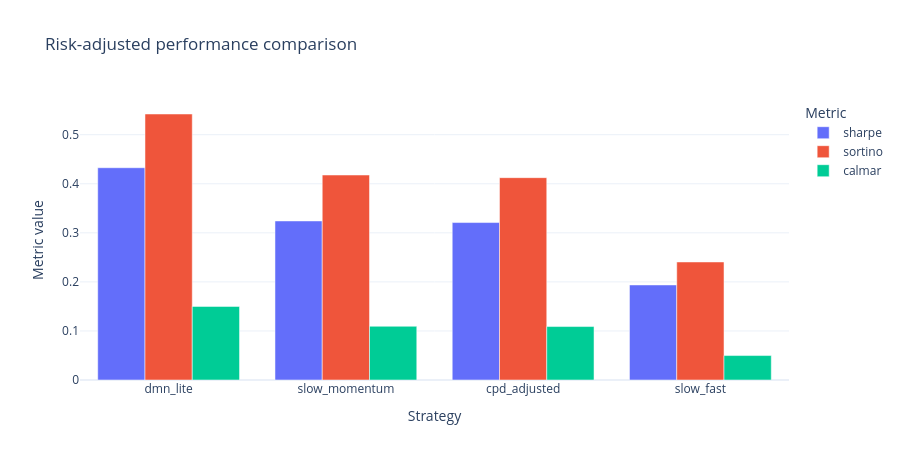

Source (notebook cell):
### Markdown cell above
## Comparable Metrics

These charts are designed for the report: they compare risk-adjusted performance, downside risk and average exposure in one place.

### Code cell
metric_long = summary.melt(
    id_vars="strategy",
    value_vars=["sharpe", "sortino", "calmar"],
    var_name="metric",
    value_name="value",
)
fig = px.bar(
    metric_long,
    x="strategy",
    y="value",
    color="metric",
    barmode="group",
    title="Risk-adjusted performance comparison",
    labels={"strategy": "Strategy", "value": "Metric value", "metric": "Metric"},
)
fig.update_layout(template="plotly_white", height=460)
fig.show()

### Figure 1 — Plotly figure (JSON) as saved in the notebook; plotly's stock layout.template omitted (floating-point values rounded to 4 significant figures)
{"data": [{"alignmentgroup": "True", "hovertemplate": "Metric=sharpe<br>Strategy=%{x}<br>Metric value=%{y}<extra></extra>", "legendgroup": "sharpe", "marker": {"color": "#636efa", "pattern": {"shape": ""}}, "name": "sharpe", "offsetgroup": "sharpe", "orientation": "v", "showlegend": true, "textposition": "auto", "type": "bar", "x": ["dmn_lite", "slow_momentum", "cpd_adjusted", "slow_fast"], "xaxis": "x", "y": [0.4327, 0.3242, 0.3209, 0.1937], "yaxis": "y"}, {"alignmentgroup": "True", "hovertemplate": "Metric=sortino<br>Strategy=%{x}<br>Metric value=%{y}<extra></extra>", "legendgroup": "sortino", "marker": {"color": "#EF553B", "pattern": {"shape": ""}}, "name": "sortino", "offsetgroup": "sortino", "orientation": "v", "showlegend": true, "textposition": "auto", "type": "bar", "x": ["dmn_lite", "slow_momentum", "cpd_adjusted", "slow_fast"], "xaxis": "x", "y": [0.5422, 0.4178, 0.4124, 0.2406], "yaxis": "y"}, {"alignmentgroup": "True", "hovertemplate": "Metric=calmar<br>Strategy=%{x}<br>Metric value=%{y}<extra></extra>", "legendgroup": "calmar", "marker": {"color": "#00cc96", "pattern": {"shape": ""}}, "name": "calmar", "offsetgroup": "calmar", "orientation": "v", "showlegend": true, "textposition": "auto", "type": "bar", "x": ["dmn_lite", "slow_momentum", "cpd_adjusted", "slow_fast"], "xaxis": "x", "y": [0.15, 0.1095, 0.1089, 0.04985], "yaxis": "y"}], "layout": {"barmode": "group", "height": 460, "legend": {"title": {"text": "Metric"}, "tracegroupgap": 0}, "title": {"text": "Risk-adjusted performance comparison"}, "xaxis": {"anchor": "y", "domain": [0.0, 1.0], "title": {"text": "Strategy"}}, "yaxis": {"anchor": "x", "domain": [0.0, 1.0], "title": {"text": "Metric value"}}}}
